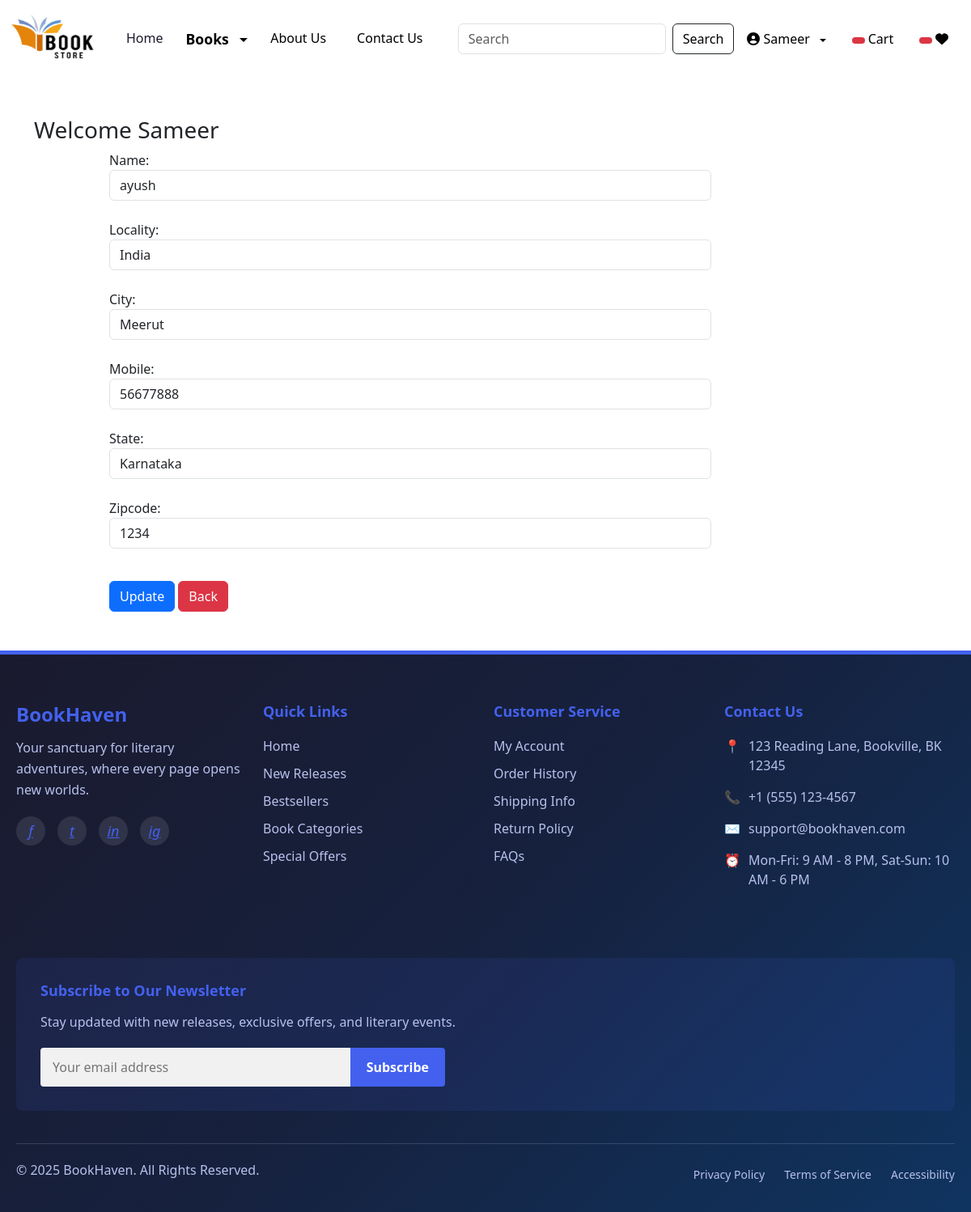
The app's page /updateAddress/9 (signed in) with its own data.
### app/models.py (models this page shows, shortened)
class Customer(models.Model):
    user = models.ForeignKey(User,on_delete=models.CASCADE)
    name = models.CharField(max_length=200)
    locality = models.CharField(max_length=200)
    city = models.CharField(max_length=50)
    mobile = models.IntegerField(default=0)
    zipcode = models.IntegerField()
    state = models.CharField(choices=STATE_CHOICES,max_length=100)

### app/views.py (the view, shortened to what this page needs)
# urls.py: path('updateAddress/<int:pk>', views.updateAddress.as_view(), name='updateAddress'),
@method_decorator(login_required,name='dispatch')
class updateAddress(View):
    def get(self,request,pk):
        add = Customer.objects.get(pk=pk)
        form = CustomerProfileForm(instance=add)
        totalitem = 0
        wishitem=0
        if request.user.is_authenticated:
            totalitem = len(Cart.objects.filter(user=request.user))
            wishitem = len(Wishlist.objects.filter(user=request.user))
        return render(request, 'app/updateAddress.html',locals())

### app/forms.py
class CustomerProfileForm(forms.ModelForm):
    class Meta:
        model = Customer
        fields=['name','locality','city','mobile','state','zipcode']
        widgets={
            'name':forms.TextInput(attrs={'class':'form-control'}),
            'locality':forms.TextInput(attrs={'class':'form-control'}),
            'city':forms.TextInput(attrs={'class':'form-control'}),
            'mobile':forms.NumberInput(attrs={'class':'form-control'}),
            'state':forms.Select(attrs={'class':'form-control'}),
            'zipcode':forms.NumberInput(attrs={'class':'form-control'}),
        }

### app/templates/app/updateAddress.html (shortened to what this page needs)
{% extends 'app/base.html' %}
{% load static %}
{% block main-content %}
<div class="container my-5">
    <div class="row">
     <h3>Welcome <span class="text-capitalize">{{request.user}}</span></h3>
    </div>
    <div class="col-sm-8 offset-sm-1">
        <form action="" method="post">
            {% for fm in form %}
                {{fm.label_tag}} {{fm}} <small class="text-danger">{{fm.errors|striptags}}</small> <br>
            {% endfor %}
            <div class="col-12 mt-3">
                <button type="submit" class="btn btn-primary">Update</button>
                <a href="{% url 'address' %}" type='button' class='btn btn-danger'>Back</a>
            </div>
        </form>
    </div>
</div>
{% endblock main-content %}

### app/templates/app/base.html (shortened to what this page needs)
<!DOCTYPE html>
{% load static %}
<html lang="en">
<head>
    <link href="https://cdn.jsdelivr.net/npm/bootstrap@5.3.3/dist/css/bootstrap.min.css" rel="stylesheet">
    <link rel="stylesheet" href="{% static 'app/css/owl.carousel.min.css' %}" />
    <link rel="stylesheet" href="{% static 'app/css/all.min.css' %}" />
    <link rel="stylesheet" href="{% static 'app/css/style.css' %}" />
</head>
<body>
  <nav class="navbar navbar-expand-lg navbar-dark" style="background-color: white;">
        <div class="container-fluid">
          <a class="navbar-brand" href="#">
            <img src="{% static "app/images/banner/xyz.png" %}" width="120" height="70" />
          </a>
          <div class="collapse navbar-collapse" id="navbarSupportedContent">
            <ul class="navbar-nav me-auto mb-2 mb-lg-0">
              <li class="nav-item" style="border-right: 2px solid white; padding-right: 10px; margin-right: 10px rounded;">
                <a class="nav-link active " aria-current="page" href="/" style="color: #1a1a2e;">Home</a>
              </li>
              <li class="nav-item dropdown" style="border-right: 2px solid white; padding-right: 10px; margin-right: 10px rounded;">
                <a class="nav-link dropdown-toggle" href="#" role="button" data-bs-toggle="dropdown" aria-expanded="false" style="color: black; font-weight: 600; font-size: 1.1rem; cursor: pointer;">
                  Books
                </a>
              </li>
              <li class="nav-item" style="border-right: 2px solid white; padding-right: 10px; margin-right: 10px;">
                <a class="nav-link" href="{% url 'about' %}" style="color: black;">About Us</a>
              </li>
              <li class="nav-item">
                <a class="nav-link" href="{% url 'contact' %}" style="color: black;">Contact Us</a>
              </li>
            </ul>
            <form class="d-flex" role="search" action="/search">
              <input class="form-control me-2" type="search" placeholder="Search" name="search"  aria-label="Search">
              <button class="btn btn-outline-dark" type="submit" style="color: black;">Search</button>
            </form>
          </div>
          <ul class="navbar-nav me-auto mb-2 mb-lg-0 rounded">
            <li class="nav-item dropdown mx-2">
              {% if user.is_authenticated %}
              <a class="nav-link dropdown-toggle" id="profileDropdown" role="button" data-bs-toggle="dropdown" aria-expanded="false" style="color: black;">
                <i class="fas fa-user-circle me-1"></i>{{ user.username }}
              </a>
                {% endif %}
            </li>
            <li class="nav-item mx-2">
              <a href="{% url 'showcart' %}" class="nav-link" style="color: black;">
                <span class="badge bg-danger">
                </span>
                Cart
              </a>
            </li>
            <li class="nav-item mx-2">
              <a href="{% url 'showwishlist' %}" class="nav-link text-white">
                <span class="badge bg-danger">
                </span>
                <i class="fa fa-heart" style="color: black;"></i>
              </a>
            </li>
          </ul>
        </div>
      </nav>
      {% block main-content %}{% endblock main-content %}
      <footer style="background: linear-gradient(135deg, #1a1a2e 0%, #16213e 50%, #0f3460 100%); color: #f1f1f1; padding: 60px 0 30px; font-family: 'Segoe UI', Tahoma, Geneva, Verdana, sans-serif; border-top: 5px solid #4361ee;">
        <div style="max-width: 1200px; margin: 0 auto; padding: 0 20px;">
          <div style="display: flex; flex-wrap: wrap; justify-content: space-between; margin-bottom: 40px;">
            <div style="flex: 1; min-width: 240px; margin-bottom: 30px; padding-right: 20px;">
              <h3 style="color: #4361ee; font-size: 24px; margin-bottom: 15px; font-weight: 700;">BookHaven</h3>
              <p style="line-height: 1.6; color: #b8c1ec; margin-bottom: 20px;">Your sanctuary for literary adventures, where every page opens new worlds.</p>
              <div style="display: flex; gap: 15px;">
                <a href="#" style="color: #4361ee; display: inline-block; width: 36px; height: 36px; line-height: 36px; text-align: center; border-radius: 50%; background-color: rgba(255,255,255,0.1); transition: all 0.3s ease;">
                  <i style="font-size: 18px;">f</i>
                </a>
                <a href="#" style="color: #4361ee; display: inline-block; width: 36px; height: 36px; line-height: 36px; text-align: center; border-radius: 50%; background-color: rgba(255,255,255,0.1); transition: all 0.3s ease;">
                  <i style="font-size: 18px;">t</i>
                </a>
                <a href="#" style="color: #4361ee; display: inline-block; width: 36px; height: 36px; line-height: 36px; text-align: center; border-radius: 50%; background-color: rgba(255,255,255,0.1); transition: all 0.3s ease;">
                  <i style="font-size: 18px;">in</i>
                </a>
                <a href="#" style="color: #4361ee; display: inline-block; width: 36px; height: 36px; line-height: 36px; text-align: center; border-radius: 50%; background-color: rgba(255,255,255,0.1); transition: all 0.3s ease;">
                  <i style="font-size: 18px;">ig</i>
                </a>
              </div>
            </div>
            <div style="flex: 1; min-width: 160px; margin-bottom: 30px;">
              <h4 style="color: #4361ee; font-size: 18px; margin-bottom: 20px; font-weight: 600;">Quick Links</h4>
              <ul style="list-style: none; padding: 0; margin: 0;">
                <li style="margin-bottom: 10px;"><a href="#" style="color: #b8c1ec; text-decoration: none; transition: color 0.3s ease;">Home</a></li>
                <li style="margin-bottom: 10px;"><a href="#" style="color: #b8c1ec; text-decoration: none; transition: color 0.3s ease;">New Releases</a></li>
                <li style="margin-bottom: 10px;"><a href="#" style="color: #b8c1ec; text-decoration: none; transition: color 0.3s ease;">Bestsellers</a></li>
                <li style="margin-bottom: 10px;"><a href="#" style="color: #b8c1ec; text-decoration: none; transition: color 0.3s ease;">Book Categories</a></li>
                <li style="margin-bottom: 10px;"><a href="#" style="color: #b8c1ec; text-decoration: none; transition: color 0.3s ease;">Special Offers</a></li>
              </ul>
            </div>
            <div style="flex: 1; min-width: 160px; margin-bottom: 30px;">
              <h4 style="color: #4361ee; font-size: 18px; margin-bottom: 20px; font-weight: 600;">Customer Service</h4>
              <ul style="list-style: none; padding: 0; margin: 0;">
                <li style="margin-bottom: 10px;"><a href="#" style="color: #b8c1ec; text-decoration: none; transition: color 0.3s ease;">My Account</a></li>
                <li style="margin-bottom: 10px;"><a href="#" style="color: #b8c1ec; text-decoration: none; transition: color 0.3s ease;">Order History</a></li>
                <li style="margin-bottom: 10px;"><a href="#" style="color: #b8c1ec; text-decoration: none; transition: color 0.3s ease;">Shipping Info</a></li>
                <li style="margin-bottom: 10px;"><a href="#" style="color: #b8c1ec; text-decoration: none; transition: color 0.3s ease;">Return Policy</a></li>
                <li style="margin-bottom: 10px;"><a href="#" style="color: #b8c1ec; text-decoration: none; transition: color 0.3s ease;">FAQs</a></li>
              </ul>
            </div>
            <div style="flex: 1; min-width: 240px; margin-bottom: 30px;">
              <h4 style="color: #4361ee; font-size: 18px; margin-bottom: 20px; font-weight: 600;">Contact Us</h4>
              <p style="margin-bottom: 15px; display: flex; align-items: flex-start; color: #b8c1ec;">
                <span style="margin-right: 10px; color: #4361ee;">📍</span>
                <span>123 Reading Lane, Bookville, BK 12345</span>
              </p>
              <p style="margin-bottom: 15px; display: flex; align-items: flex-start; color: #b8c1ec;">
                <span style="margin-right: 10px; color: #4361ee;">📞</span>
                <span>+1 (555) 123-4567</span>
              </p>
              <p style="margin-bottom: 15px; display: flex; align-items: flex-start; color: #b8c1ec;">
                <span style="margin-right: 10px; color: #4361ee;">✉️</span>
                <span>support@bookhaven.com</span>
              </p>
              <p style="margin-bottom: 15px; display: flex; align-items: flex-start; color: #b8c1ec;">
                <span style="margin-right: 10px; color: #4361ee;">⏰</span>
                <span>Mon-Fri: 9 AM - 8 PM, Sat-Sun: 10 AM - 6 PM</span>
              </p>
            </div>
          </div>
          <div style="background-color: rgba(67, 97, 238, 0.1); padding: 30px; border-radius: 8px; margin-bottom: 40px;">
            <h4 style="color: #4361ee; font-size: 18px; margin-bottom: 15px; font-weight: 600;">Subscribe to Our Newsletter</h4>
            <p style="color: #b8c1ec; margin-bottom: 20px;">Stay updated with new releases, exclusive offers, and literary events.</p>
            <div style="display: flex; max-width: 500px;">
              <input type="email" placeholder="Your email address" style="flex: 1; padding: 12px 15px; border: none; border-radius: 4px 0 0 4px; background-color: #f1f1f1; color: #333;">
              <button style="padding: 12px 20px; background-color: #4361ee; color: white; border: none; border-radius: 0 4px 4px 0; cursor: pointer; font-weight: 600;">Subscribe</button>
            </div>
          </div>
          <div style="border-top: 1px solid rgba(184, 193, 236, 0.2); padding-top: 20px; display: flex; flex-wrap: wrap; justify-content: space-between; align-items: center;">
            <p style="color: #b8c1ec; margin-bottom: 10px;">© 2025 BookHaven. All Rights Reserved.</p>
            <div>
              <a href="#" style="color: #b8c1ec; text-decoration: none; margin-left: 20px; font-size: 14px;">Privacy Policy</a>
              <a href="#" style="color: #b8c1ec; text-decoration: none; margin-left: 20px; font-size: 14px;">Terms of Service</a>
              <a href="#" style="color: #b8c1ec; text-decoration: none; margin-left: 20px; font-size: 14px;">Accessibility</a>
            </div>
          </div>
        </div>
      </footer>
</body>
</html>

### app/templates/app/base.html (style rules this page uses)
.dropdown-toggle::after { display: inline-block; margin-left: 0.5em; vertical-align: middle; content: ""; border-top: 0.3em solid; border-right: 0.3em solid transparent; border-bottom: 0; border-left: 0.3em solid transparent; }

### records on screen
Customer: form "ayush" "India" "Meerut" "56677888" "Karnataka" "1234"

### other values on screen
{{ user.username }} "Sameer"
{{ request.user }} "Sameer"
{{ fm.label_tag }} "Name:" "Locality:" "City:" "Mobile:" "State:" "Zipcode:"
